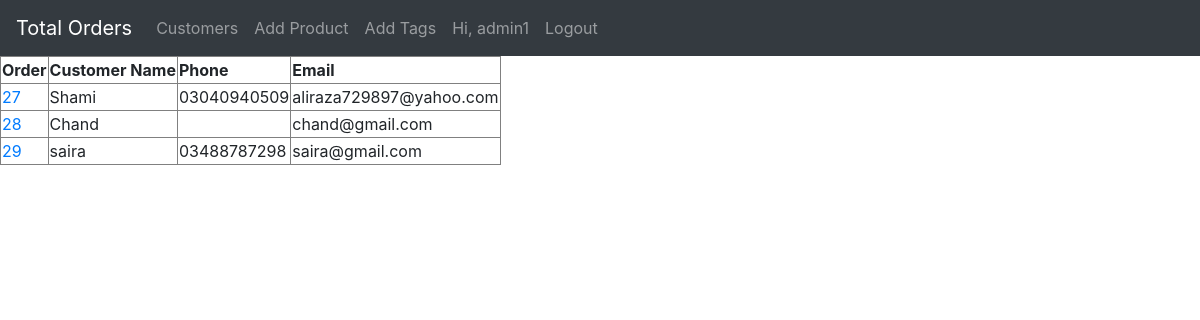
Page /showusertoadmin/ (signed in) on the committed database.
### salesforce/models.py (models this page shows, shortened)
class Customer(models.Model):
    user = models.OneToOneField(User, on_delete=models.CASCADE, null=True,)#cascade mtlb jb user delete hua to cust b del ho jaey ga
    name = models.CharField(max_length=22)
    phone = models.CharField(max_length=200)
    email = models.CharField(max_length=200)
    profile_pic = models.ImageField(default="download.png", null=True, blank=True)
    date_created = models.DateTimeField(auto_now_add=True)

### salesforce/decorators.py (the view)
        def wrapper_func(request, *args, **kwargs):
            group = None
            if request.user.groups.exists():
                group = request.user.groups.all()[0].name
            if group in allowed_roles:
                return view_func(request, *args,**kwargs)
            else:
                return HttpResponse("You ara not allowed to do that")

### salesforce/views.py (called while the page is built)
@login_required(login_url='login')
@allowed_user(allowed_roles=['admin'])
def showtotaluser(request):
    customer = Customer.objects.all()
    context = {'customer':customer}
    return render(request, 'salesforce/showusertoadmin.html',context)

### salesforce/templates/salesforce/showusertoadmin.html
{% include 'salesforce/navbar.html' %}
{% block content %}
<div style="display: inline">
<table border=1>
      <th style="font-weight: bold">Order</th>
      <th style="font-weight: bold">Customer Name</th>
          <th style="font-weight: bold">Phone</th>
          <th style="font-weight: bold">Email</th>
{% for customers in customer%}
    <tr>
        <td><a href="{% url 'customer' customers.id %}">{{customers.id}}</a></td>
        <td>{{customers.name}}</td>
        <td>{{customers.phone}}</td>
        <td>{{customers.email}}</td>
        {% endfor %}
{% endblock %}
</tr>
</table>
       </div>

### salesforce/templates/salesforce/navbar.html (shortened to what this page needs)
<!DOCTYPE html>
<html lang="en">
<head>
        <link rel="stylesheet" href="https://stackpath.bootstrapcdn.com/bootstrap/4.4.1/css/bootstrap.min.css">
</head>
<body>
<nav class="navbar navbar-expand-lg navbar-dark bg-dark">
  {% if request.user.is_staff %}
   <div class="collapse navbar-collapse" id="navbarTogglerDemo01">
    <a class="navbar-brand" href="{% url 'customer_order' %}">Total Orders</a>
    <ul class="navbar-nav mr-auto mt-2 mt-lg-0">
     <li class="nav-item">
        <a class="nav-link" href="{% url 'showusertoadmin' %}">Customers</a>
      </li>
     <li class="nav-item">
        <a class="nav-link" href="{% url 'add_product' %}">Add Product</a>
      </li>
        <li class="nav-item">
        <a class="nav-link" href="{% url 'add_tags' %}">Add Tags</a>
      </li>
       {% endif %}
      <li class="nav-item" style="align: left">
        <a class="nav-link" href="#">Hi, {{request.user}}</a>
      </li>
      <div class="navbar-nav ml-auto">
            <a href="{% url 'logout' %}" class="nav-item nav-link">Logout</a>
        </div>
  </div>
</nav>
</body>
</html>

### rows in the picture
Customer: id "27", name "Shami", phone "03040940509", email "aliraza729897@yahoo.com"
Customer: id "28", name "Chand", email "chand@gmail.com"
Customer: id "29", name "saira", phone "03488787298", email "saira@gmail.com"

### other values in the picture
{{ request.user }} "admin1"
